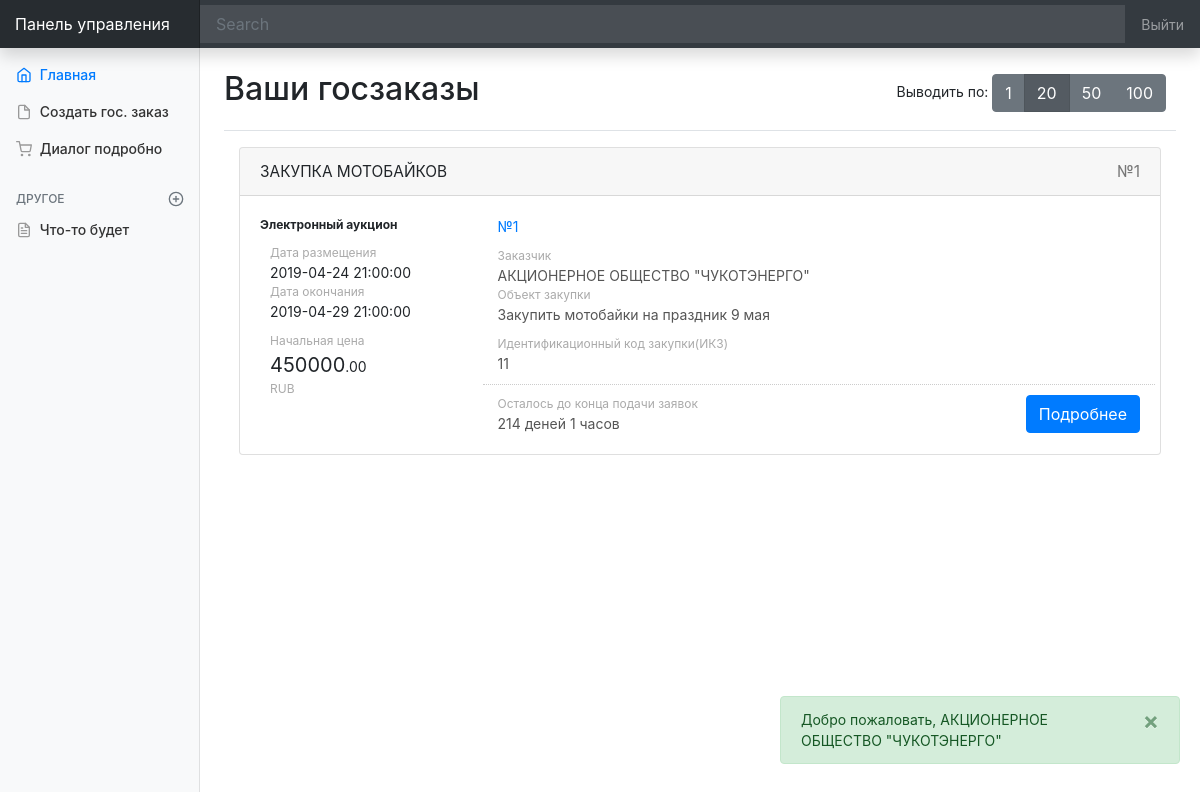
The app's page /gospanel/ (signed in) with its own data.
### tables this page shows
CREATE TABLE `gosorder` (
  `id` int(11) NOT NULL,
  `id_org` int(11) NOT NULL,
  `title` varchar(255) NOT NULL,
  `description` varchar(255) NOT NULL,
  `max_price` double NOT NULL,
  `valuta` varchar(255) NOT NULL,
  `date_start` timestamp NOT NULL DEFAULT CURRENT_TIMESTAMP,
  `object_zakupki` varchar(255) NOT NULL,
  `date_end` timestamp NOT NULL DEFAULT '0000-00-00 00:00:00'
);

### gospanel/templates/main.php (the view)
    <main role="main" class="col-md-9 ml-sm-auto col-lg-10 px-4">
    <div class="main_container">
      <div class="d-flex justify-content-between flex-wrap flex-md-nowrap align-items-center pt-3 pb-2 mb-3 border-bottom">
        <h1 class="h2">Ваши госзаказы</h1>
        <div class="btn-toolbar mb-2 mb-md-0">
                <div style="padding:10px;float:right;">
                Выводить по:
                <div class="btn-group" role="group" aria-label="Basic example">
                  <a href="?page=<?=$page?>&limit=1" class="btn btn-secondary <?=(($limit==1) ? "active":"") ?>">1</a>
                    <a href="?page=<?=$page?>&limit=20" class="btn btn-secondary <?=(($limit==20) ? "active":"") ?>">20</a>
                  <a href="?page=<?=$page?>&limit=50" class="btn btn-secondary <?=(($limit==50) ? "active":"") ?>">50</a>
                  <a href="?page=<?=$page?>&limit=100" class="btn btn-secondary <?=(($limit==100) ? "active":"") ?>">100</a>
                </div>
                    </div>
        </div>
      </div>
        <div class="col-12">
            <?for ($i=0;$i<count($orgZakupki);$i++){?>
                <div class="card">
                  <div class="card-header">
                      Закупка мотобайков<div style="float:right;color:#777;">№<?=$orgZakupki[$i]["id"]?></div>
                  </div>
                <div class="row">
                    <div class="col-3">
                      <div class="card-body">
                        <div class="black_bold_title">
                              Электронный аукцион
                          </div>
                          <div class="item_date_block">
                                <div class="gray_title">
                                  Дата размещения
                              </div>
                              <div class="">
                              <?=$orgZakupki[$i]["date_start"]?>
                              </div>
                              <div class="gray_title">
                                  Дата окончания
                              </div>
                              <div class="">
                              <?=$orgZakupki[$i]["date_end"]?>
                              </div>
                          </div>
                          <div class="item_date_block">
                          <div class="gray_title">
                              Начальная цена
                          </div>
                          <div class="cost_value">
                              <?=$orgZakupki[$i]["max_price"]?><span style="font-size:14px;">.00 </span>
                          </div>
                            <div class="gray_title">
                              <?=$orgZakupki[$i]["valuta"]?>
                          </div>
                          </div>
                      </div>
                    </div>
                    <div class="col-9">
                      <div class="card-body">
                              <a class="" href="">
                              №<?=$orgZakupki[$i]["id"]?>
                              </a>
                            <div class="gray_title mt10" >
                                  Заказчик
                              </div>
                              <div class="" style="color:#555;">
                              <?=$_SESSION["gos_title"]?>
                              </div>
                            <div class="gray_title">
                                  Объект закупки
                              </div>
                              <div class="" style="color:#555;">
                              <?=$orgZakupki[$i]["description"]?>
                              </div>
                                <div class="gray_title mt10" >
                                  Идентификационный код закупки(ИКЗ)
                              </div>
                              <div class="" style="color:#555;">
                              <?=$orgZakupki[$i]["id"]?><?=$orgZakupki[$i]["id_org"]?>
                              </div>
                          <div class="item_button_block mt10 row" >
                              <div class="col-6" style="text-align:left;">
                            <div class="gray_title " >
                                  Осталось до конца подачи заявок
                              </div>
                              <div class="" style="color:#555;">
                                <?=date_diff(new DateTime(), new DateTime($orgZakupki[$i]["date_end"]))->days?> деней <?=date_diff(new DateTime(), new DateTime($orgZakupki[$i]["date_end"]))->h?> часов
                              </div>
                              </div>
                              <div class="col-6" style="text-align:right;">
                                   <a href="#" class="btn btn-primary">Подробнее</a>
                              </div>
                              </div>
                      </div>
                    </div>
                </div>
                </div>
            <?}?>
        </div>
    </div>
</main>

### gospanel/index.php (shortened to what this page needs)
<?php
$act=$_GET['act'];
require("../functions.php");
switch ($act){
    default:
        if (isGosAuthorized()){
            $page=1;
            $limit=20;
            $orgZakupki = getOrgZakupki($mysqli,$page,$limit);
            require('templates/header.php');
            require('templates/rightpanel.php');
            require('templates/main.php');
            require('templates/footer.php');
        }else{
            require("templates/head.php");
            require("templates/login.php");
            showInfo();
        }
    break;
}
?>

### gospanel/templates/head.php (shortened to what this page needs)
<html lang="en">
    <head>
    <link rel="stylesheet" href="https://stackpath.bootstrapcdn.com/bootstrap/4.3.1/css/bootstrap.min.css">
    <link rel="stylesheet" type="text/css" href="css/search.css"/>
    <link rel="stylesheet" type="text/css" href="css/signin.css"/>
        <link rel="stylesheet" type="text/css" href="../css/style.css"/>
    <link href="css/style.css" rel="stylesheet">
</head>

### gospanel/templates/header.php
<?require("templates/head.php")?>
  <body>
    <nav class="navbar navbar-dark fixed-top bg-dark flex-md-nowrap p-0 shadow">
  <a class="navbar-brand col-sm-3 col-md-2 mr-0" href="#">Панель управления</a>
  <input class="form-control form-control-dark w-100" type="text" placeholder="Search" aria-label="Search">
  <ul class="navbar-nav px-3">
    <li class="nav-item text-nowrap">
      <a class="nav-link" href="send.php?act=logout">Выйти</a>
    </li>
  </ul>
</nav>

### gospanel/templates/rightpanel.php (shortened to what this page needs)
<div class="container-fluid">
  <div class="row">
    <nav class="col-md-2 d-none d-md-block bg-light sidebar">
      <div class="sidebar-sticky">
        <ul class="nav flex-column">
          <li class="nav-item">
            <a class="nav-link active" href="index.php">
              Главная <span class="sr-only">(current)</span>
            </a>
          </li>
          <li class="nav-item">
            <a class="nav-link" href="?act=createOrder">
              Создать гос. заказ
            </a>
          </li>
          <li class="nav-item">
            <a class="nav-link" href="?act=dialogDetail">
              Диалог подробно
            </a>
          </li>
        <h6 class="sidebar-heading d-flex justify-content-between align-items-center px-3 mt-4 mb-1 text-muted">
          <span>Другое</span>
          <a class="d-flex align-items-center text-muted" href="#">
          </a>
        </h6>
        <ul class="nav flex-column mb-2">
          <li class="nav-item">
            <a class="nav-link" href="#">
              Что-то будет
            </a>
          </li>
        </ul>
      </div>
    </nav>

### gospanel/templates/footer.php (shortened to what this page needs)
  </div>
</div>
<?showInfo();?>
</body>
</html>

### functions.php (shortened to what this page needs)
<?php
function resultToArray ($result) {
    $array=array();
    while(($row=$result->fetch_assoc())!=false)
        $array[]=$row;
    return $array;
}
function getOrgZakupki($mysqli,$page,$limit){
    $newsql = "SELECT * FROM gosorder WHERE id_org = {$_SESSION['gos']}";
    return resultToArray($mysqli->query($newsql));
}
function showInfo(){
    if (isset($_SESSION['SUCCESS'])){
        echo "
        <div style='position:fixed;bottom:20px;right:20px;max-width:400px;' class='alert alert-success alert-dismissible fade show' role='alert'>
          {$_SESSION['SUCCESS']}
          <button type='button' class='close' data-dismiss='alert' aria-label='Close'>
            <span aria-hidden='true'>&times;</span>
          </button>
        </div>";
    }else if (isset($_SESSION['ERROR'])){
        echo "
        <div style='position:fixed;bottom:20px;right:20px;max-width:400px;' class='alert alert-danger alert-dismissible fade show' role='alert'>
          {$_SESSION['ERROR']}
          <button type='button' class='close' data-dismiss='alert' aria-label='Close'>
            <span aria-hidden='true'>&times;</span>
          </button>
        </div>";
    }
}
function isGosAuthorized(){
    if (isset($_SESSION['gos']))
        return true;
    else
        return false;
}
?>

### css/style.css (style rules this page uses)
.gray_title { color:#aaa; font-size:12px; }
.cost_value { font-size:20px; }
.black_bold_title { font-size:12px; font-weight: bold; }
.item_date_block { margin:10px; }
.mt10 { margin-top:10px; }
.item_button_block { border-top:1px dotted #ccc; padding-top:10px; }

### gospanel/css/style.css (style rules this page uses)
body { font-size: .875rem; }
.feather { width: 16px; height: 16px; vertical-align: text-bottom; }
.sidebar { position: fixed; top: 0; bottom: 0; left: 0; z-index: 100; padding: 48px 0 0; box-shadow: inset -1px 0 0 rgba(0, 0, 0, .1); }
.sidebar-sticky { position: relative; top: 0; height: calc(100vh - 48px); padding-top: .5rem; overflow-x: hidden; overflow-y: auto; }
.sidebar .nav-link { font-weight: 500; color: #333; }
.sidebar .nav-link .feather { margin-right: 4px; color: #999; }
.sidebar .nav-link.active { color: #007bff; }
.sidebar .nav-link:hover .feather, .sidebar .nav-link.active .feather { color: inherit; }
.sidebar-heading { font-size: .75rem; text-transform: uppercase; }
[role="main"] { padding-top: 133px; }
@media (min-width: 768px) { [role="main"] { padding-top: 48px; } }
.navbar-brand { padding-top: .75rem; padding-bottom: .75rem; font-size: 1rem; background-color: rgba(0, 0, 0, .25); box-shadow: inset -1px 0 0 rgba(0, 0, 0, .25); }
.navbar .form-control { padding: .75rem 1rem; border-width: 0; border-radius: 0; }
.form-control-dark { color: #fff; background-color: rgba(255, 255, 255, 0.1); border-color: rgba(255, 255, 255, 0.1); }
.card-header { font-size: 1.1em; text-transform: uppercase; background-color: }

### records on screen
gosorder: id "1", date_start "2019-04-24 21:00:00", date_end "2019-04-29 21:00:00", max_price "450000", valuta "RUB", description "Закупить мотобайки на праздник 9 мая", id_org "1"

### other values on screen
$_SESSION['SUCCESS'] "Добро пожаловать, АКЦИОНЕРНОЕ ОБЩЕСТВО \"ЧУКОТЭНЕРГО\""
